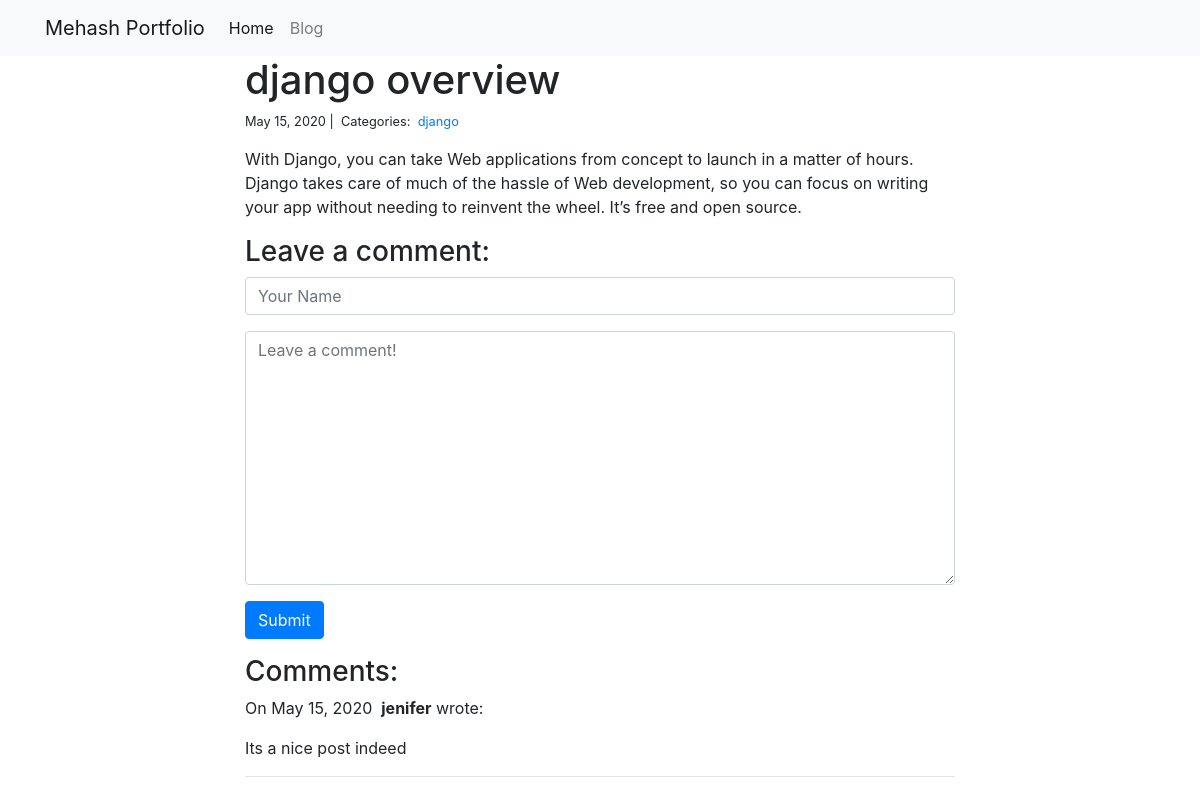
The app's page /blog/2/ with its own data.
### blogs/models.py (models this page shows)
class Post(models.Model):
    title = models.CharField(max_length=255)
    body = models.TextField()
    created_on = models.DateTimeField(auto_now_add=True)
    last_modified = models.DateTimeField(auto_now=True)
    categories = models.ManyToManyField("Category", related_name="posts")

class Category(models.Model):
    name = models.CharField(max_length=20)

class Comment(models.Model):
    author = models.CharField(max_length=60)
    body = models.TextField()
    created_on = models.DateTimeField(auto_now_add=True)
    post = models.ForeignKey("Post", on_delete=models.CASCADE)

### blogs/views.py (the view, shortened to what this page needs)
# urls.py: path("<int:pk>/", views.blog_detail, name="blog_detail"),
def blog_detail(request, pk):
    post = Post.objects.get(pk=pk)
    comments = Comment.objects.filter(post=post)
    form = CommentForm()
    context = {"post": post, "comments": comments, "form": form}
    return render(request, "blog_detail.html", context)

### blogs/forms.py
class CommentForm(forms.Form):
    author = forms.CharField(
        max_length=60,
        widget=forms.TextInput(attrs={
            "class": "form-control",
            "placeholder": "Your Name"
        })
    )
    body = forms.CharField(widget=forms.Textarea(
        attrs={
            "class": "form-control",
            "placeholder": "Leave a comment!"
        })
    )

### blogs/templates/blog_detail.html (shortened to what this page needs)
{% extends "base.html" %}
{% block page_content %}
<div class="col-md-8 offset-md-2">
    <h1>{{ post.title }}</h1>
    <small>
        {{ post.created_on.date }} |&nbsp;
        Categories:&nbsp;
        {% for category in post.categories.all %}
        <a href="{% url 'blog_category' category.name %}">
            {{ category.name }}
        </a>&nbsp;
        {% endfor %}
    </small>
    <p>{{ post.body | linebreaks }}</p>
    <h3>Leave a comment:</h3>
    <form action="/blog/{{ post.pk }}/" method="post">
        <div class="form-group">
            {{ form.author }}
        </div>
        <div class="form-group">
            {{ form.body }}
        </div>
        <button type="submit" class="btn btn-primary">Submit</button>
    </form>
    <h3>Comments:</h3>
    {% for comment in comments %}
    <p>
        On {{comment.created_on.date }}&nbsp;
        <b>{{ comment.author }}</b> wrote:
    </p>
    <p>{{ comment.body }}</p>
    <hr>
    {% endfor %}
</div>
{% endblock %}

### records on screen
Post: title "django overview", created_on "May 15, 2020", body "With Django, you can take Web applications from concept to launch in a matter of hours. Django takes care of much of the hassle of Web development, so you can focus on writing your app without needing to reinvent the wheel. It’s free and open source."
Category: name "django"
Comment: created_on "May 15, 2020", author "jenifer", body "Its a nice post indeed"
